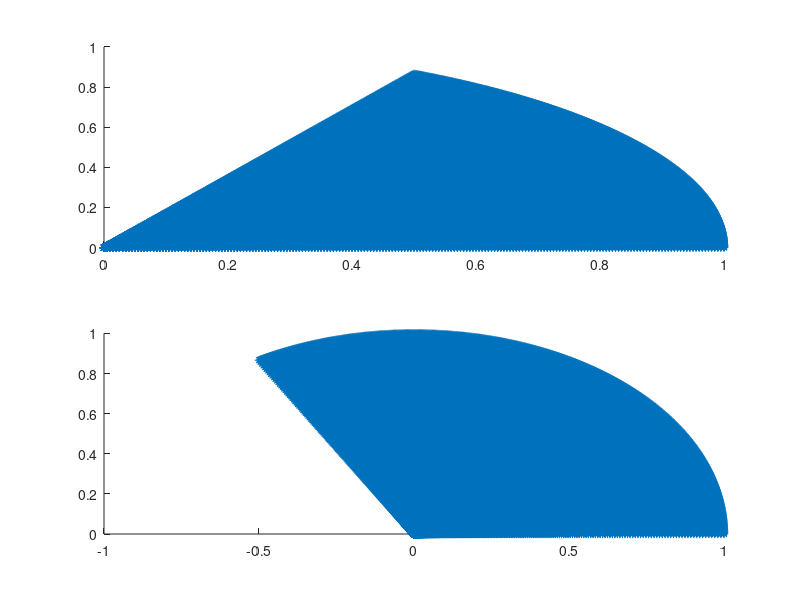

This figure's MATLAB source:
clear
th = (0:0.1:60)*pi/180;
r = 0:.005:1;
[TH,R] = meshgrid(th,r);
[X,Y] = pol2cart(TH,R);

Z = X+1i*Y;
tz1 = Z.^2;

subplot(2,1,1)
scatter(X(:),Y(:),'*')
subplot(2,1,2)
scatter(real(tz1(:)),imag(tz1(:)),'*');
